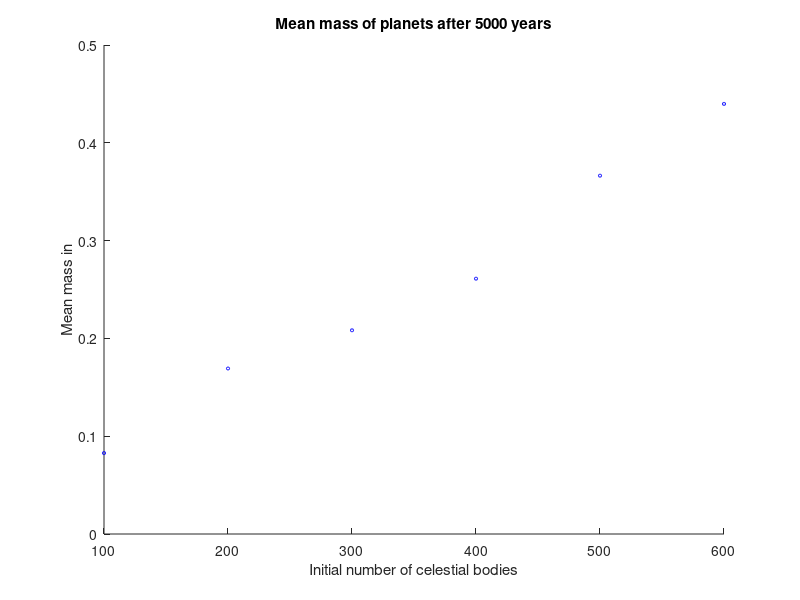

Write MATLAB code to recreate this figure.
clear all;
load('EINDM100.mat');
EINDM100 = sum(EINDM,2);
clear EINDM;
load('EINDM200.mat');
EINDM200 = sum(EINDM,2);
clear EINDM;
load('EINDM300.mat');
EINDM300 = sum(EINDM,2);
clear EINDM;
load('EINDM400.mat');
EINDM400 = sum(EINDM,2);
clear EINDM;
load('EINDM500.mat');
EINDM500 = sum(EINDM,2);
clear EINDM;
load('EINDM600.mat');
EINDM600 = sum(EINDM,2);
clear EINDM;

MP100 = zeros(5,1);
MP200 = zeros(5,1);
MP300 = zeros(5,1);
MP400 = zeros(5,1);
MP500 = zeros(5,1);
MP600 = zeros(5,1);

for i = 1:5
    MP100(i) = mean(EINDM100(EINDM100(:,i) > 0.06,1,i));
    MP200(i) = mean(EINDM200(EINDM200(:,i) > 0.06,1,i));
    MP300(i) = mean(EINDM300(EINDM300(:,i) > 0.06,1,i));
    MP400(i) = mean(EINDM400(EINDM400(:,i) > 0.06,1,i));
    MP500(i) = mean(EINDM500(EINDM500(:,i) > 0.06,1,i));
    MP600(i) = mean(EINDM600(EINDM600(:,i) > 0.06,1,i));
end
MMP(1) = mean(MP100);
MMP(2) = mean(MP200);
MMP(3) = mean(MP300);
MMP(4) = mean(MP400);
MMP(5) = mean(MP500);
MMP(6) = mean(MP600);

scatter(100:100:600,MMP,5,[0,0,1],'o');
title('Mean mass of planets after 5000 years');
xlabel('Initial number of celestial bodies');
ylabel('Mean mass in');
